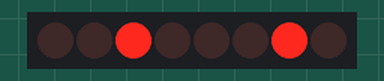
This sketch was run on a simulated Arduino Uno, built with avr-gcc and run on an emulated ATmega328P. On the bench: 8 shift-register outputs drawn as a row of LEDs (first output left, lit = HIGH). Wiring (inferred from the names in the program): shift register (74HC595): data pin 11; shift clock pin 13; latch pin 7. Wiring (inferred from the signals the program sends): row of LEDs: on Q0, Q1, Q2, Q3, Q4, Q5, Q6, Q7.

Above: at 0.2 s.
Timing chart, 0 to 1.7 s (numbered marks = the images above):
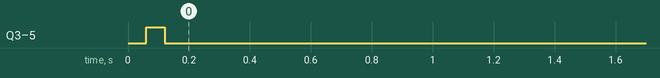

The sketch:

MYNOKIAFILE.ino
```cpp
static const byte ASCII[][5] =
{
 {0x00, 0x00, 0x00, 0x00, 0x00} // 20
,{0x00, 0x00, 0x5f, 0x00, 0x00} // 21 !
,{0x00, 0x07, 0x00, 0x07, 0x00} // 22 "
,{0x14, 0x7f, 0x14, 0x7f, 0x14} // 23 #
,{0x24, 0x2a, 0x7f, 0x2a, 0x12} // 24 $
,{0x23, 0x13, 0x08, 0x64, 0x62} // 25 %
,{0x36, 0x49, 0x55, 0x22, 0x50} // 26 &
,{0x00, 0x05, 0x03, 0x00, 0x00} // 27 '
,{0x00, 0x1c, 0x22, 0x41, 0x00} // 28 (
,{0x00, 0x41, 0x22, 0x1c, 0x00} // 29 )
,{0x14, 0x08, 0x3e, 0x08, 0x14} // 2a *
,{0x08, 0x08, 0x3e, 0x08, 0x08} // 2b +
,{0x00, 0x50, 0x30, 0x00, 0x00} // 2c ,
,{0x08, 0x08, 0x08, 0x08, 0x08} // 2d -
,{0x00, 0x60, 0x60, 0x00, 0x00} // 2e .
,{0x20, 0x10, 0x08, 0x04, 0x02} // 2f /
,{0x3e, 0x51, 0x49, 0x45, 0x3e} // 30 0
,{0x00, 0x42, 0x7f, 0x40, 0x00} // 31 1
,{0x42, 0x61, 0x51, 0x49, 0x46} // 32 2
,{0x21, 0x41, 0x45, 0x4b, 0x31} // 33 3
,{0x18, 0x14, 0x12, 0x7f, 0x10} // 34 4
,{0x27, 0x45, 0x45, 0x45, 0x39} // 35 5
,{0x3c, 0x4a, 0x49, 0x49, 0x30} // 36 6
,{0x01, 0x71, 0x09, 0x05, 0x03} // 37 7
,{0x36, 0x49, 0x49, 0x49, 0x36} // 38 8
,{0x06, 0x49, 0x49, 0x29, 0x1e} // 39 9
,{0x00, 0x36, 0x36, 0x00, 0x00} // 3a :
,{0x00, 0x56, 0x36, 0x00, 0x00} // 3b ;
,{0x08, 0x14, 0x22, 0x41, 0x00} // 3c <
,{0x14, 0x14, 0x14, 0x14, 0x14} // 3d =
,{0x00, 0x41, 0x22, 0x14, 0x08} // 3e >
,{0x02, 0x01, 0x51, 0x09, 0x06} // 3f ?
,{0x32, 0x49, 0x79, 0x41, 0x3e} // 40 @
,{0x7e, 0x11, 0x11, 0x11, 0x7e} // 41 A
,{0x7f, 0x49, 0x49, 0x49, 0x36} // 42 B
,{0x3e, 0x41, 0x41, 0x41, 0x22} // 43 C
,{0x7f, 0x41, 0x41, 0x22, 0x1c} // 44 D
,{0x7f, 0x49, 0x49, 0x49, 0x41} // 45 E
,{0x7f, 0x09, 0x09, 0x09, 0x01} // 46 F
,{0x3e, 0x41, 0x49, 0x49, 0x7a} // 47 G
,{0x7f, 0x08, 0x08, 0x08, 0x7f} // 48 H
,{0x00, 0x41, 0x7f, 0x41, 0x00} // 49 I
,{0x20, 0x40, 0x41, 0x3f, 0x01} // 4a J
,{0x7f, 0x08, 0x14, 0x22, 0x41} // 4b K
,{0x7f, 0x40, 0x40, 0x40, 0x40} // 4c L
,{0x7f, 0x02, 0x0c, 0x02, 0x7f} // 4d M
,{0x7f, 0x04, 0x08, 0x10, 0x7f} // 4e N
,{0x3e, 0x41, 0x41, 0x41, 0x3e} // 4f O
,{0x7f, 0x09, 0x09, 0x09, 0x06} // 50 P
,{0x3e, 0x41, 0x51, 0x21, 0x5e} // 51 Q
,{0x7f, 0x09, 0x19, 0x29, 0x46} // 52 R
,{0x46, 0x49, 0x49, 0x49, 0x31} // 53 S
,{0x01, 0x01, 0x7f, 0x01, 0x01} // 54 T
,{0x3f, 0x40, 0x40, 0x40, 0x3f} // 55 U
,{0x1f, 0x20, 0x40, 0x20, 0x1f} // 56 V
,{0x3f, 0x40, 0x38, 0x40, 0x3f} // 57 W
,{0x63, 0x14, 0x08, 0x14, 0x63} // 58 X
,{0x07, 0x08, 0x70, 0x08, 0x07} // 59 Y
,{0x61, 0x51, 0x49, 0x45, 0x43} // 5a Z
,{0x00, 0x7f, 0x41, 0x41, 0x00} // 5b [
,{0x02, 0x04, 0x08, 0x10, 0x20} // 5c ¥
,{0x00, 0x41, 0x41, 0x7f, 0x00} // 5d ]
,{0x04, 0x02, 0x01, 0x02, 0x04} // 5e ^
,{0x40, 0x40, 0x40, 0x40, 0x40} // 5f _
,{0x00, 0x01, 0x02, 0x04, 0x00} // 60 `
,{0x20, 0x54, 0x54, 0x54, 0x78} // 61 a
,{0x7f, 0x48, 0x44, 0x44, 0x38} // 62 b
,{0x38, 0x44, 0x44, 0x44, 0x20} // 63 c
,{0x38, 0x44, 0x44, 0x48, 0x7f} // 64 d
,{0x38, 0x54, 0x54, 0x54, 0x18} // 65 e
,{0x08, 0x7e, 0x09, 0x01, 0x02} // 66 f
,{0x0c, 0x52, 0x52, 0x52, 0x3e} // 67 g
,{0x7f, 0x08, 0x04, 0x04, 0x78} // 68 h
,{0x00, 0x44, 0x7d, 0x40, 0x00} // 69 i
,{0x20, 0x40, 0x44, 0x3d, 0x00} // 6a j
,{0x7f, 0x10, 0x28, 0x44, 0x00} // 6b k
,{0x00, 0x41, 0x7f, 0x40, 0x00} // 6c l
,{0x7c, 0x04, 0x18, 0x04, 0x78} // 6d m
,{0x7c, 0x08, 0x04, 0x04, 0x78} // 6e n
,{0x38, 0x44, 0x44, 0x44, 0x38} // 6f o
,{0x7c, 0x14, 0x14, 0x14, 0x08} // 70 p
,{0x08, 0x14, 0x14, 0x18, 0x7c} // 71 q
,{0x7c, 0x08, 0x04, 0x04, 0x08} // 72 r
,{0x48, 0x54, 0x54, 0x54, 0x20} // 73 s
,{0x04, 0x3f, 0x44, 0x40, 0x20} // 74 t
,{0x3c, 0x40, 0x40, 0x20, 0x7c} // 75 u
,{0x1c, 0x20, 0x40, 0x20, 0x1c} // 76 v
,{0x3c, 0x40, 0x30, 0x40, 0x3c} // 77 w
,{0x44, 0x28, 0x10, 0x28, 0x44} // 78 x
,{0x0c, 0x50, 0x50, 0x50, 0x3c} // 79 y
,{0x44, 0x64, 0x54, 0x4c, 0x44} // 7a z
,{0x00, 0x08, 0x36, 0x41, 0x00} // 7b {
,{0x00, 0x00, 0x7f, 0x00, 0x00} // 7c |
,{0x00, 0x41, 0x36, 0x08, 0x00} // 7d }
,{0x10, 0x08, 0x08, 0x10, 0x08} // 7e ←
,{0x78, 0x46, 0x41, 0x46, 0x78} // 7f →
};

#define scePin 7
#define rstPin 6
#define dcPin  5
#define sdinPin 11
#define sclkPin  13
#define LCD_WIDTH 84
#define LCD_HEIGHT 48
#define WHITE 0
#define BLACK 1


void LcdWriteData(byte data)
{
  digitalWrite(dcPin ,HIGH);
  digitalWrite(scePin,LOW);
  shiftOut(sdinPin,sclkPin,MSBFIRST,data);
  digitalWrite(scePin,HIGH);
}

void LcdWriteCmd(byte cmd)
{
  digitalWrite(dcPin ,LOW);
  digitalWrite(scePin,LOW);
  shiftOut(sdinPin,sclkPin,MSBFIRST,cmd);
  digitalWrite(scePin,HIGH);
}

void LcdWrite(char character)
{
  for(int i=0;i<5;i++) LcdWriteData(ASCII[character-0x20][i]);
  LcdWriteData(0x00);
}

void LcdString(char*characters)
{
  while(*characters)LcdWrite(*characters++);
}

void lcdXY(int x,int y)
{
  LcdWriteCmd(0x80 |x);//column
  LcdWriteCmd(0x40 |y);//row
}


void setup()
{
  pinMode(rstPin,OUTPUT);
  pinMode(scePin,OUTPUT);
  pinMode(dcPin,OUTPUT);
  pinMode(sdinPin,OUTPUT);
  pinMode(sclkPin,OUTPUT);
  digitalWrite(rstPin,LOW);
  digitalWrite(rstPin,HIGH);

  LcdWriteCmd(0x21);
  LcdWriteCmd(0xAD);//contrast
  LcdWriteCmd(0X04);
  LcdWriteCmd(0X14);
  LcdWriteCmd(0X20);
  LcdWriteCmd(0x0C);//normal video

for(int i=0;i<504;i++)LcdWriteData(0x00);//clear

  lcdXY(20,2);
  LcdString("No emojis  ");
  lcdXY(21,4);
  //LcdString("XD");

  };


  void loop()
  {
   int a= 2 ;
   pinMode(a,INPUT);
 if(a=0)
 LcdString("XD");

    };
```

Measured:
- by itself, Q3–5: HIGH → LOW at 0.12 s
